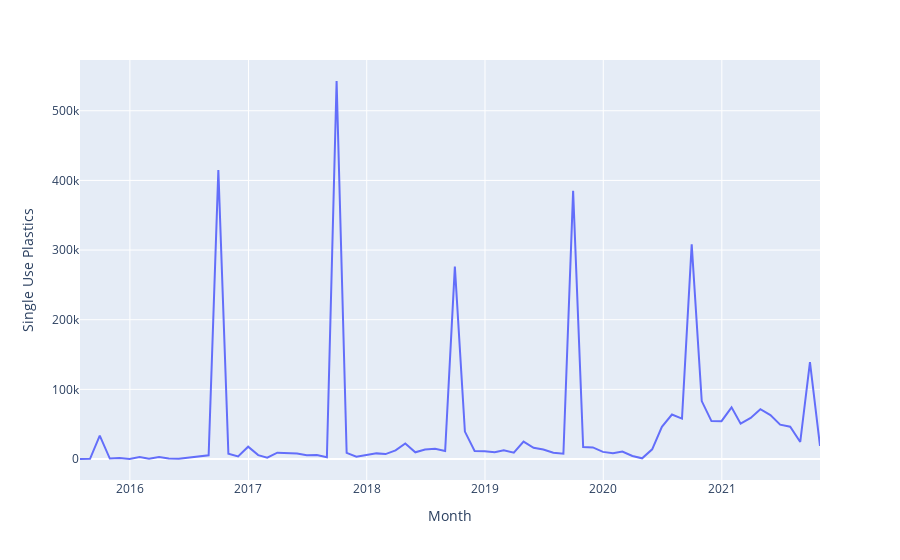

Notebook code cell kept with this figure:
### Code cell
single_use_plastics_per_month = Tides_and_Blue_Bucket_group_by_date.set_index('Cleanup Timestamp').groupby(pd.Grouper(freq='M'))['Single Use Plastics'].sum()

single_use_plastics_x = per_month.index
single_use_plastics_y = per_month.values

single_use_plastics_df2 = pd.DataFrame({'Month': x, 'Single Use Plastics': y})

single_use_plastics_fig = px.line(single_use_plastics_df2, x='Month', y='Single Use Plastics')
single_use_plastics_fig.show()

#TODO: ADD A TITLE
